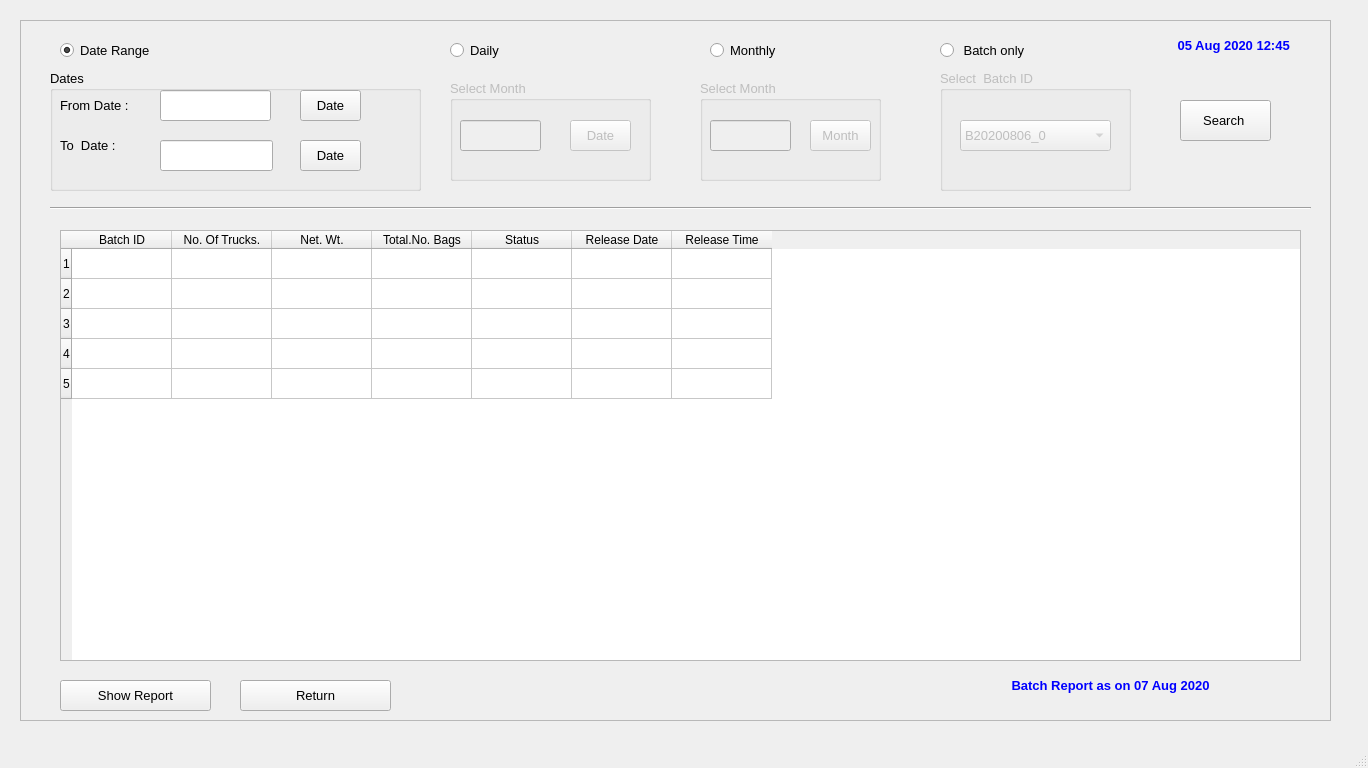
<?xml version="1.0" encoding="UTF-8"?>
<ui version="4.0">
 <class>MainWindow</class>
 <widget class="QMainWindow" name="MainWindow">
  <property name="geometry">
   <rect>
    <x>0</x>
    <y>0</y>
    <width>1368</width>
    <height>768</height>
   </rect>
  </property>
  <property name="baseSize">
   <size>
    <width>0</width>
    <height>0</height>
   </size>
  </property>
  <property name="windowTitle">
   <string>MainWindow</string>
  </property>
  <widget class="QWidget" name="centralwidget">
   <widget class="QFrame" name="frame">
    <property name="geometry">
     <rect>
      <x>20</x>
      <y>20</y>
      <width>1311</width>
      <height>701</height>
     </rect>
    </property>
    <property name="frameShape">
     <enum>QFrame::StyledPanel</enum>
    </property>
    <property name="frameShadow">
     <enum>QFrame::Raised</enum>
    </property>
    <widget class="QLabel" name="label_20">
     <property name="geometry">
      <rect>
       <x>1140</x>
       <y>10</y>
       <width>151</width>
       <height>31</height>
      </rect>
     </property>
     <property name="font">
      <font>
       <family>MS Sans Serif</family>
       <pointsize>10</pointsize>
       <weight>75</weight>
       <bold>true</bold>
       <underline>false</underline>
      </font>
     </property>
     <property name="styleSheet">
      <string notr="true">color: rgb(0, 0, 255);</string>
     </property>
     <property name="text">
      <string>05 Aug 2020 12:45 </string>
     </property>
     <property name="alignment">
      <set>Qt::AlignCenter</set>
     </property>
    </widget>
    <widget class="QTableWidget" name="tableWidget">
     <property name="geometry">
      <rect>
       <x>40</x>
       <y>210</y>
       <width>1241</width>
       <height>431</height>
      </rect>
     </property>
     <row>
      <property name="text">
       <string>1</string>
      </property>
     </row>
     <row>
      <property name="text">
       <string>2</string>
      </property>
     </row>
     <row>
      <property name="text">
       <string>3</string>
      </property>
     </row>
     <row>
      <property name="text">
       <string>4</string>
      </property>
     </row>
     <row>
      <property name="text">
       <string>5</string>
      </property>
     </row>
     <column>
      <property name="text">
       <string>Batch ID</string>
      </property>
     </column>
     <column>
      <property name="text">
       <string>No. Of Trucks.</string>
      </property>
     </column>
     <column>
      <property name="text">
       <string>Net. Wt.</string>
      </property>
     </column>
     <column>
      <property name="text">
       <string>Total.No. Bags</string>
      </property>
     </column>
     <column>
      <property name="text">
       <string>Status</string>
      </property>
     </column>
     <column>
      <property name="text">
       <string>Release Date</string>
      </property>
     </column>
     <column>
      <property name="text">
       <string>Release Time</string>
      </property>
     </column>
    </widget>
    <widget class="QPushButton" name="pushButton_7">
     <property name="geometry">
      <rect>
       <x>40</x>
       <y>660</y>
       <width>151</width>
       <height>31</height>
      </rect>
     </property>
     <property name="font">
      <font>
       <pointsize>10</pointsize>
      </font>
     </property>
     <property name="text">
      <string>Show Report</string>
     </property>
    </widget>
    <widget class="QPushButton" name="pushButton_8">
     <property name="geometry">
      <rect>
       <x>220</x>
       <y>660</y>
       <width>151</width>
       <height>31</height>
      </rect>
     </property>
     <property name="font">
      <font>
       <pointsize>10</pointsize>
      </font>
     </property>
     <property name="text">
      <string>Return</string>
     </property>
    </widget>
    <widget class="QRadioButton" name="radioButton">
     <property name="geometry">
      <rect>
       <x>430</x>
       <y>20</y>
       <width>82</width>
       <height>21</height>
      </rect>
     </property>
     <property name="font">
      <font>
       <pointsize>10</pointsize>
      </font>
     </property>
     <property name="text">
      <string>Daily</string>
     </property>
    </widget>
    <widget class="QRadioButton" name="radioButton_2">
     <property name="geometry">
      <rect>
       <x>690</x>
       <y>20</y>
       <width>82</width>
       <height>21</height>
      </rect>
     </property>
     <property name="font">
      <font>
       <pointsize>10</pointsize>
      </font>
     </property>
     <property name="text">
      <string>Monthly</string>
     </property>
    </widget>
    <widget class="QGroupBox" name="groupBox_4">
     <property name="enabled">
      <bool>false</bool>
     </property>
     <property name="geometry">
      <rect>
       <x>430</x>
       <y>60</y>
       <width>201</width>
       <height>101</height>
      </rect>
     </property>
     <property name="font">
      <font>
       <pointsize>10</pointsize>
      </font>
     </property>
     <property name="title">
      <string>Select Month</string>
     </property>
     <widget class="QLineEdit" name="lineEdit">
      <property name="geometry">
       <rect>
        <x>10</x>
        <y>40</y>
        <width>81</width>
        <height>31</height>
       </rect>
      </property>
     </widget>
     <widget class="QPushButton" name="pushButton_10">
      <property name="geometry">
       <rect>
        <x>120</x>
        <y>40</y>
        <width>61</width>
        <height>31</height>
       </rect>
      </property>
      <property name="font">
       <font>
        <pointsize>10</pointsize>
       </font>
      </property>
      <property name="text">
       <string>Date</string>
      </property>
     </widget>
    </widget>
    <widget class="QRadioButton" name="radioButton_3">
     <property name="geometry">
      <rect>
       <x>40</x>
       <y>20</y>
       <width>181</width>
       <height>21</height>
      </rect>
     </property>
     <property name="font">
      <font>
       <pointsize>10</pointsize>
      </font>
     </property>
     <property name="text">
      <string>Date Range</string>
     </property>
     <property name="checked">
      <bool>true</bool>
     </property>
    </widget>
    <widget class="QGroupBox" name="groupBox_5">
     <property name="geometry">
      <rect>
       <x>30</x>
       <y>50</y>
       <width>371</width>
       <height>121</height>
      </rect>
     </property>
     <property name="font">
      <font>
       <pointsize>10</pointsize>
      </font>
     </property>
     <property name="title">
      <string>Dates</string>
     </property>
     <widget class="QLabel" name="label_33">
      <property name="geometry">
       <rect>
        <x>10</x>
        <y>20</y>
        <width>91</width>
        <height>31</height>
       </rect>
      </property>
      <property name="font">
       <font>
        <family>MS Shell Dlg 2</family>
        <pointsize>10</pointsize>
        <weight>50</weight>
        <bold>false</bold>
        <underline>false</underline>
       </font>
      </property>
      <property name="styleSheet">
       <string notr="true"/>
      </property>
      <property name="text">
       <string>From Date :</string>
      </property>
      <property name="alignment">
       <set>Qt::AlignLeading|Qt::AlignLeft|Qt::AlignVCenter</set>
      </property>
     </widget>
     <widget class="QLabel" name="label_34">
      <property name="geometry">
       <rect>
        <x>10</x>
        <y>60</y>
        <width>91</width>
        <height>31</height>
       </rect>
      </property>
      <property name="font">
       <font>
        <family>MS Shell Dlg 2</family>
        <pointsize>10</pointsize>
        <weight>50</weight>
        <bold>false</bold>
        <underline>false</underline>
       </font>
      </property>
      <property name="styleSheet">
       <string notr="true"/>
      </property>
      <property name="text">
       <string>To  Date :</string>
      </property>
      <property name="alignment">
       <set>Qt::AlignLeading|Qt::AlignLeft|Qt::AlignVCenter</set>
      </property>
     </widget>
     <widget class="QPushButton" name="pushButton_5">
      <property name="geometry">
       <rect>
        <x>250</x>
        <y>20</y>
        <width>61</width>
        <height>31</height>
       </rect>
      </property>
      <property name="font">
       <font>
        <pointsize>10</pointsize>
       </font>
      </property>
      <property name="text">
       <string>Date</string>
      </property>
     </widget>
     <widget class="QLineEdit" name="lineEdit_2">
      <property name="geometry">
       <rect>
        <x>110</x>
        <y>70</y>
        <width>113</width>
        <height>31</height>
       </rect>
      </property>
     </widget>
     <widget class="QPushButton" name="pushButton_6">
      <property name="geometry">
       <rect>
        <x>250</x>
        <y>70</y>
        <width>61</width>
        <height>31</height>
       </rect>
      </property>
      <property name="font">
       <font>
        <pointsize>10</pointsize>
       </font>
      </property>
      <property name="text">
       <string>Date</string>
      </property>
     </widget>
     <widget class="QLineEdit" name="lineEdit_3">
      <property name="geometry">
       <rect>
        <x>110</x>
        <y>20</y>
        <width>111</width>
        <height>31</height>
       </rect>
      </property>
     </widget>
    </widget>
    <widget class="QRadioButton" name="radioButton_4">
     <property name="geometry">
      <rect>
       <x>920</x>
       <y>20</y>
       <width>181</width>
       <height>21</height>
      </rect>
     </property>
     <property name="font">
      <font>
       <pointsize>10</pointsize>
      </font>
     </property>
     <property name="text">
      <string> Batch only</string>
     </property>
    </widget>
    <widget class="QGroupBox" name="groupBox_7">
     <property name="enabled">
      <bool>false</bool>
     </property>
     <property name="geometry">
      <rect>
       <x>920</x>
       <y>50</y>
       <width>191</width>
       <height>121</height>
      </rect>
     </property>
     <property name="font">
      <font>
       <pointsize>10</pointsize>
      </font>
     </property>
     <property name="title">
      <string>Select  Batch ID</string>
     </property>
     <widget class="QComboBox" name="comboBox">
      <property name="geometry">
       <rect>
        <x>20</x>
        <y>50</y>
        <width>151</width>
        <height>31</height>
       </rect>
      </property>
      <item>
       <property name="text">
        <string>B20200806_0</string>
       </property>
      </item>
      <item>
       <property name="text">
        <string>B20200805_0</string>
       </property>
      </item>
     </widget>
    </widget>
    <widget class="QPushButton" name="pushButton_9">
     <property name="geometry">
      <rect>
       <x>1160</x>
       <y>80</y>
       <width>91</width>
       <height>41</height>
      </rect>
     </property>
     <property name="font">
      <font>
       <pointsize>10</pointsize>
      </font>
     </property>
     <property name="text">
      <string>Search </string>
     </property>
    </widget>
    <widget class="Line" name="line">
     <property name="geometry">
      <rect>
       <x>30</x>
       <y>180</y>
       <width>1261</width>
       <height>16</height>
      </rect>
     </property>
     <property name="orientation">
      <enum>Qt::Horizontal</enum>
     </property>
    </widget>
    <widget class="QGroupBox" name="groupBox_6">
     <property name="enabled">
      <bool>false</bool>
     </property>
     <property name="geometry">
      <rect>
       <x>680</x>
       <y>60</y>
       <width>181</width>
       <height>101</height>
      </rect>
     </property>
     <property name="font">
      <font>
       <pointsize>10</pointsize>
      </font>
     </property>
     <property name="title">
      <string>Select Month</string>
     </property>
     <widget class="QLineEdit" name="lineEdit_4">
      <property name="geometry">
       <rect>
        <x>10</x>
        <y>40</y>
        <width>81</width>
        <height>31</height>
       </rect>
      </property>
     </widget>
     <widget class="QPushButton" name="pushButton_11">
      <property name="geometry">
       <rect>
        <x>110</x>
        <y>40</y>
        <width>61</width>
        <height>31</height>
       </rect>
      </property>
      <property name="font">
       <font>
        <pointsize>10</pointsize>
       </font>
      </property>
      <property name="text">
       <string>Month</string>
      </property>
     </widget>
    </widget>
    <widget class="QLabel" name="label_21">
     <property name="geometry">
      <rect>
       <x>910</x>
       <y>650</y>
       <width>361</width>
       <height>31</height>
      </rect>
     </property>
     <property name="font">
      <font>
       <family>MS Sans Serif</family>
       <pointsize>10</pointsize>
       <weight>75</weight>
       <bold>true</bold>
       <underline>false</underline>
      </font>
     </property>
     <property name="styleSheet">
      <string notr="true">color: rgb(0, 0, 255);</string>
     </property>
     <property name="text">
      <string>Batch Report as on 07 Aug 2020</string>
     </property>
     <property name="alignment">
      <set>Qt::AlignCenter</set>
     </property>
    </widget>
   </widget>
  </widget>
  <widget class="QMenuBar" name="menubar">
   <property name="geometry">
    <rect>
     <x>0</x>
     <y>0</y>
     <width>1368</width>
     <height>21</height>
    </rect>
   </property>
  </widget>
  <widget class="QStatusBar" name="statusbar"/>
 </widget>
 <resources/>
 <connections/>
</ui>
